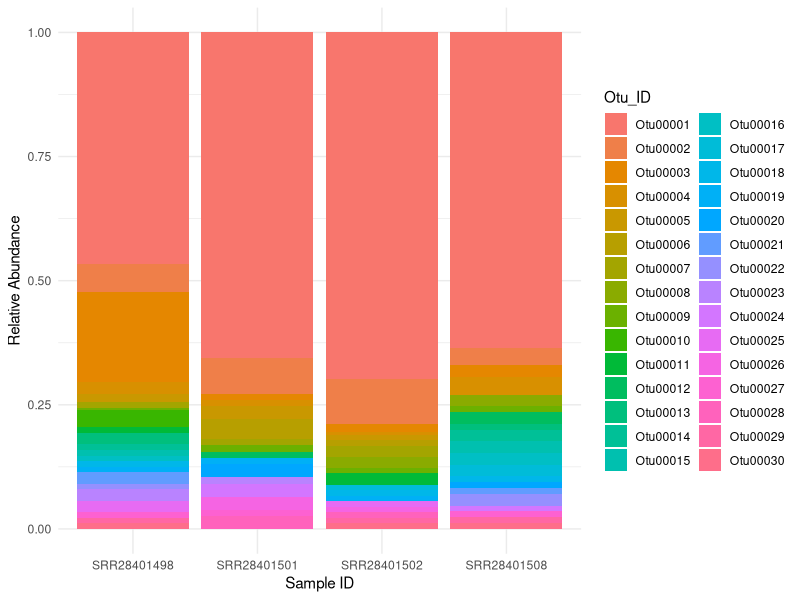

This chart was generated by the following R code:
#import libraries
library(tidyverse)
library(ggplot2)

#loading datasets
tax <- read.delim("otu_taxonomy.txt", header = F, row.names = 1)
otu <- read.delim("otu_table.txt", header = T)

#new columns names and remove brackets in tax dataframe
tax <- tax %>% 
  rename(Size = V2, Taxonomy = V3) %>% 
  mutate(Taxonomy = gsub("\\(.*?\\)", "", Taxonomy))

#seperate Taxonomy column to relavant colummns
tax <- separate(tax, 
         Taxonomy, 
         into = c("Kingdom", "Phylum", "Class", "Order", "Family", "Genus"),
         sep = ";") 

#selecting columns in otu dataframe
otu <- select(otu, -label & - numOtus)

#Group column goes to rownames after that remove in dataframe
rownames(otu) <- otu$Group
otu$Group <- NULL

#tranpoze dataframe
otu <- t(otu)

#merge two dataframes
otu.tax <- merge(tax, otu, by = "row.names")

#transforming long format column
otu.tax <- pivot_longer(otu.tax, 
                        cols = c("SRR28401498", "SRR28401501", "SRR28401502", "SRR28401508"),
                        names_to = "Sample_ID",
                        values_to = "Counts")
                        
#rename "Row.names" column name 
otu.tax <- rename(otu.tax, Otu_ID = Row.names)

#selecting factor
otu.tax$Otu_ID <- as.factor(otu.tax$Otu_ID)

#visualization
plot1 <- otu.tax %>% 
  ggplot(aes(Sample_ID, Counts)) +
  geom_bar(aes(fill = Otu_ID), stat = "identity", position = "fill") +
  labs(y = "Relative Abundance", x = "Sample ID") +
  theme_minimal()

#save the plot
png("relative_abundance.png", width = 2400, height = 1600, res = 360)
plot1
dev.off()
